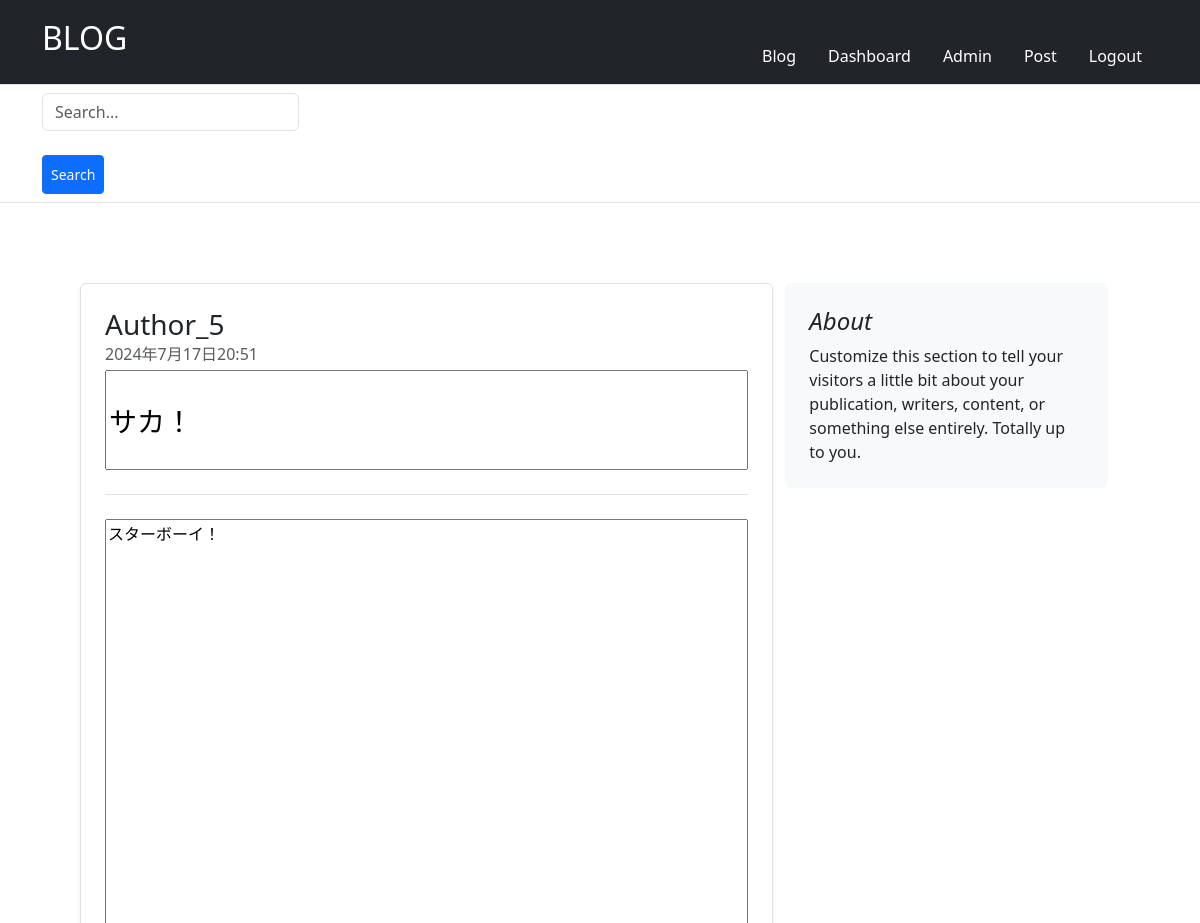
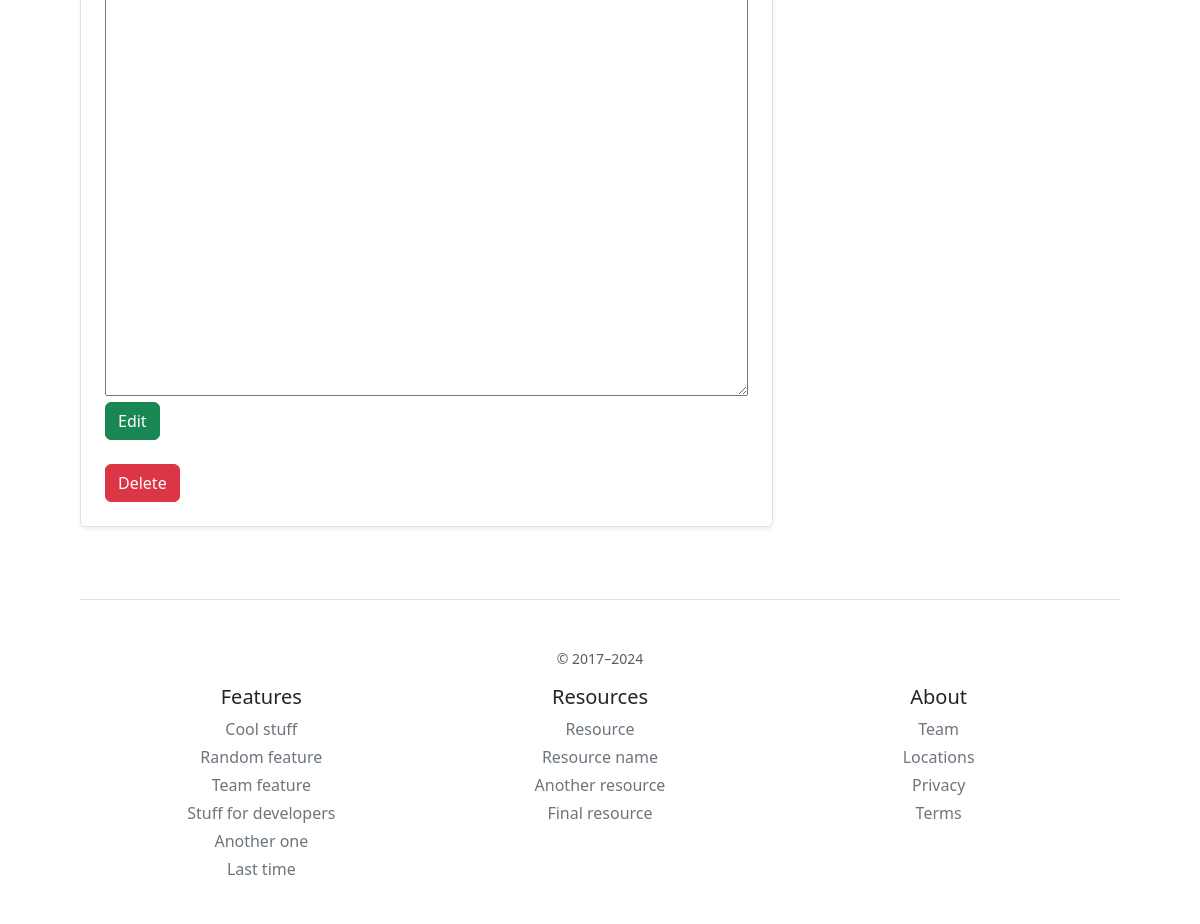
Page /blog/admin/6/ (signed in) on the committed database (2 pictures, top to bottom).
### blog/models.py (models this page shows, shortened)
class Article(models.Model):
    author = models.ForeignKey(User, on_delete=models.CASCADE)
    title = models.CharField(max_length=30)
    body = models.TextField()
    created_at = models.DateTimeField(default=timezone.now)
    updated_at = models.DateTimeField(default=timezone.now)

### signup/models.py (models this page shows, shortened)
class User(AbstractBaseUser, PermissionsMixin):
    email = models.EmailField(max_length=255, unique=True)
    create_at = models.DateTimeField(default=timezone.now)
    updated_at = models.DateTimeField(default=timezone.now)
    is_staff = models.BooleanField(default=False)
    is_active = models.BooleanField(default=True)
    objects = UserManager()
    USERNAME_FIELD = "email"
    REQUIRED_FIELDS = []

### blog/views.py (the view)
# urls.py: path("admin/<int:pk>/", views.edit, name="edit"),
@login_required
def edit(request, pk: int):
    if request.method == "GET":
        article = Article.objects.get(author=request.user, pk=pk)
        context = {"article":article}
        return render(request,"blog/edit.html",context)

### blog/templates/blog/edit.html (shortened to what this page needs)
{% extends "base.html" %}
{% block content %}
<div class="row" style="margin: 5em;">
    <div class="col-md-8 col-xs-1" >
        <div class="row">
            <div class="row g-0 border rounded overflow-hidden flex-md-row mb-4 shadow-sm h-md-250 position-relative">
                <div class="col p-4 d-flex flex-column position-static" style="position: relative;">
                    <form action="{% url 'blog:update_or_delete' article.pk %}" method= "POST">
                        <h3 class="mb-0">Author_{{ article.author.pk }}</h3>
                        <div class="mb-1 text-body-secondary">{{ article.created_at }}</div>
                        <h3 class="pb-4 mb-4 fst-italic border-bottom">
                            <input style="width: 100%;height: 100px;" name="title" type="text" value="{{ article.title }}">
                        </h3>
                        <textarea name="body" style="width: 100%;height: 100vh;" >{{ article.body }}</textarea>
                        <button type="submit" class="btn btn-success" name="update" onclick="return confirm('Edit?')">Edit</button>
                        <br><br>
                        <button type="submit" class="btn btn-danger" name="delete" onclick="return confirm('Delete?')">Delete</button>
                    </form>
                </div>
            </div>
        </div>
    </div>
    <div class="col-md-4 col-xs-1">
        <div class="position-sticky" style="top: 2rem;">
            <div class="p-4 mb-3 bg-body-tertiary rounded">
              <h4 class="fst-italic">About</h4>
              <p class="mb-0">Customize this section to tell your visitors a little bit about your publication, writers, content, or something else entirely. Totally up to you.</p>
        </div>
    </div>
</div>
{% endblock %}

### rows in the picture
Article: author.pk "5", created_at "2024年7月17日20:51", title "サカ！", body "スターボーイ！"
